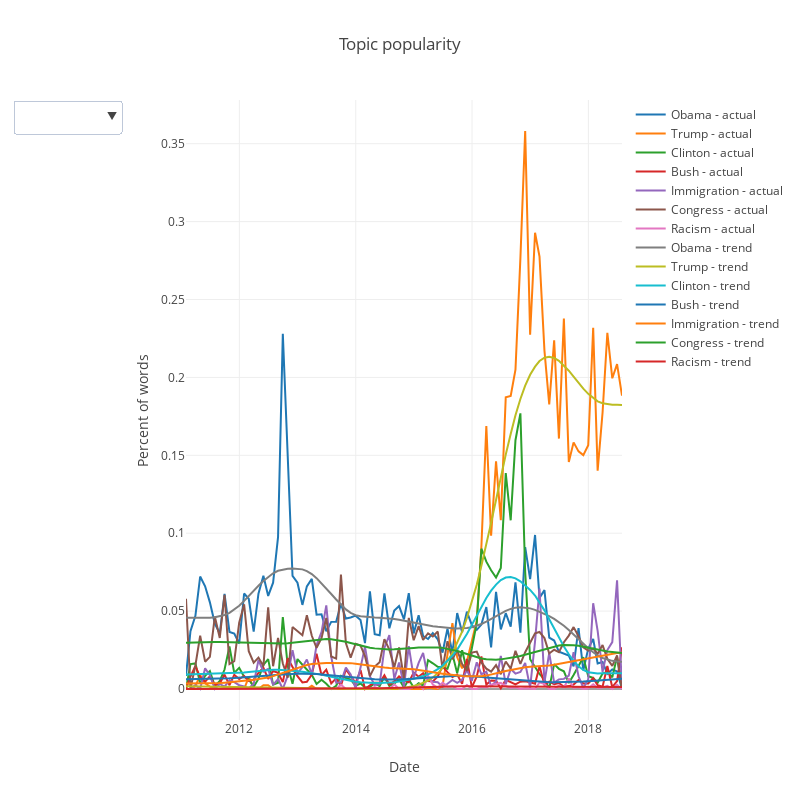

The cell this chart's notebook holds for it:
### Markdown cell above
<a id="topic_popularity"></a>

### [^](#toc) Topic Popularity

This shows the popularity of a word for a given month.  I measure the fraction of time a word is used for a particular story, then take the average value for a given month.

To look at the topic of a topic, multiple moving averages are performed to smooth out fluctuations.

There seems to be an increasing trend talking about immigration and racism.  Interestingly, PBS has no mention of racism until 2013.

### Code cell
LIMIT_TIME = True
topics     = ["Obama", "Trump", "Clinton", "Bush", "Immigration", "Congress", "Racism"]

def topic_popularity(topic):
    def popularity_helper(transcript):
        transcript = list(map(lambda x: x[1][0], transcript))
        transcript = (" ".join(transcript).lower()).split(" ")
        N          = len(transcript)
        counts     = Counter(transcript)
        return (counts[topic.lower()] / N) * 100
    return popularity_helper

if LIMIT_TIME:
    temp = pbs[pbs.Year > 2010]
else:
    temp = pbs

datas = []
for topic in tqdm(topics):
    temp["Temp"] = (
                temp[temp.Transcript.map(lambda x: x != [])]
                    .Transcript
                    .map(topic_popularity(topic))
                )

    data = (temp
         .set_index("Date")
         .groupby(pd.Grouper(freq="M"))
         .Temp
         .apply(np.mean)
    )

    trend = get_trend(data)

    datas.append((topic, data, trend))

traces = []

for topic, data, _ in datas:
    traces.append(go.Scatter(
                            x=data.index,
                            y=data.values,
                            name=f"{topic} - actual"
                        ))
    
for topic, _, trend in datas:
    traces.append(go.Scatter(
                            x=trend.index,
                            y=trend.values, 
                            name=f"{topic} - trend"
                        ))
buttons = []

for i, topic in enumerate(topics):
    visibility = [i==j for j in range(len(topics))]
    button = dict(
                 label =  topic,
                 method = 'update',
                 args = [{'visible': visibility},
                     {'title': f"'{topic}' usage over time" }])
    buttons.append(button)

updatemenus = list([
    dict(active=-1,
         x=-0.15,
         buttons=buttons
    )
])

layout = dict(title='Topic popularity', 
              updatemenus=updatemenus,
                xaxis=dict(title='Date'),
                yaxis=dict(title='Percent of words')
             )

fig = dict(data=traces, layout=layout)
fig['layout'].update(height=800, width=800)

iplot(fig)
